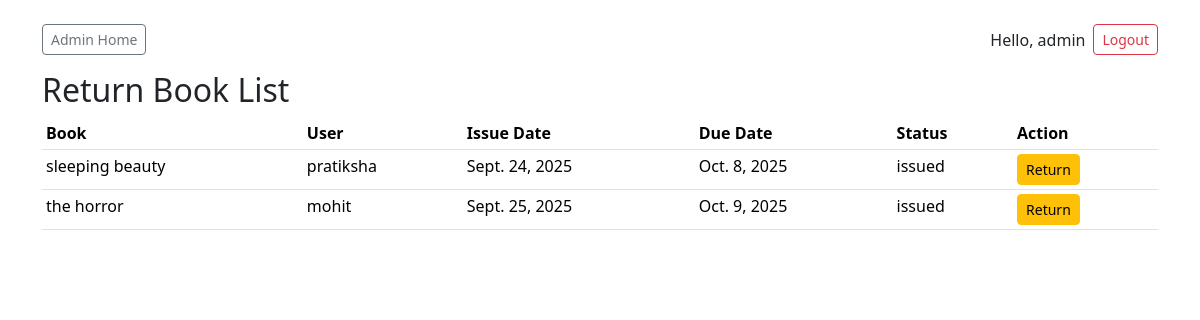
Screenshot of /return-book-list/ (signed in) with the database file from the repository.
### library/models.py (models this page shows, shortened)
class Transaction(models.Model):
    STATUS_CHOICES = [('issued', 'Issued'), ('returned', 'Returned')]
    user = models.ForeignKey(User, on_delete=models.CASCADE)
    book = models.ForeignKey(Book, on_delete=models.CASCADE)
    issue_date = models.DateField(default=date.today)
    due_date = models.DateField()                 # set on creation/issue
    return_date = models.DateField(null=True, blank=True)
    fine = models.DecimalField(max_digits=8, decimal_places=2, default=Decimal('0.00'))
    fine_paid = models.BooleanField(default=False)
    status = models.CharField(max_length=10, choices=STATUS_CHOICES, default='issued')

class Book(models.Model):
    code_no = models.CharField(max_length=50, unique=True)  # unique code like SC(B/M)000001
    title = models.CharField(max_length=255)
    author = models.CharField(max_length=255, blank=True)
    category = models.ForeignKey(Category, on_delete=models.SET_NULL, null=True, blank=True)
    isbn = models.CharField(max_length=40, blank=True)
    total_copies = models.PositiveIntegerField(default=1)
    available_copies = models.PositiveIntegerField(default=1)
    added_on = models.DateField(auto_now_add=True)

### library/views.py (the view)
# urls.py: path('return-book-list/', views.return_book_list, name='return_book_list'),
@login_required
def return_book_list(request):
    if request.user.is_staff:
        txs = Transaction.objects.filter(status='issued')
    else:
        txs = Transaction.objects.filter(user=request.user, status='issued')
    return render(request, 'library/return_book_list.html', {'txs': txs})

### library/templates/library/return_book_list.html (shortened to what this page needs)
{% extends "library/base.html" %}
{% block content %}
<h2>Return Book List</h2>
<table class="table table-sm">
  <thead>
    <tr>
      <th>Book</th>
      <th>User</th>
      <th>Issue Date</th>
      <th>Due Date</th>
      <th>Status</th>
      <th>Action</th>
    </tr>
  </thead>
  <tbody>
    {% for tx in txs %}
    <tr>
      <td>{{ tx.book.title }}</td>
      <td>{{ tx.user.username }}</td>
      <td>{{ tx.issue_date }}</td>
      <td>{{ tx.due_date }}</td>
      <td>{{ tx.status }}</td>
      <td>
        {% if tx.status == 'issued' %}
          <a class="btn btn-sm btn-warning" href="{% url 'return_book' tx.id %}">Return</a>
        {% else %}
          <span class="text-muted">Returned</span>
        {% endif %}
      </td>
    </tr>
    {% empty %}
      <tr><td colspan="6">No books to return.</td></tr>
    {% endfor %}
  </tbody>
</table>
{% endblock %}

### library/templates/library/base.html (shortened to what this page needs)
<!doctype html>
<html>
<head>
  <link href="https://cdn.jsdelivr.net/npm/bootstrap@5.3.2/dist/css/bootstrap.min.css" rel="stylesheet">
</head>
<body class="container py-4">
  <nav class="mb-3 d-flex align-items-center">
    <div>
      {% if user.is_staff %}
        <a class="btn btn-sm btn-outline-secondary me-1" href="{% url 'admin_home' %}">Admin Home</a>
      {% else %}
        <a class="btn btn-sm btn-outline-primary me-1" href="{% url 'book_availability' %}">Books</a>
        <a class="btn btn-sm btn-outline-success" href="{% url 'user_home' %}">My Account</a>
      {% endif %}
    </div>
    <div class="ms-auto d-flex align-items-center">
      {% if user.is_authenticated %}
        <span class="me-2">Hello, {{ user.username }}</span>
        <form method="post" action="{% url 'logout' %}" style="display:inline;">
          <button type="submit" class="btn btn-sm btn-outline-danger">Logout</button>
        </form>
      {% else %}
        <a class="btn btn-sm btn-outline-primary" href="{% url 'login' %}">Login</a>
      {% endif %}
    </div>
  </nav>
  {% block content %}{% endblock %}
</body>
</html>

### rows the page displays
Transaction: book "sleeping beauty", user.username "pratiksha", issue_date "Sept. 24, 2025", due_date "Oct. 8, 2025", status "issued", shows "Return"
Transaction: book "the horror", user.username "mohit", issue_date "Sept. 25, 2025", due_date "Oct. 9, 2025", status "issued", shows "Return"

### other values shown
{{ user.username }} "admin"
